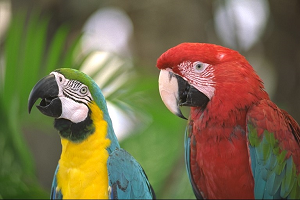
#> input picture transformaciones/lorito.png, 300 x 200 px
$ python espejo.py
#> lines starting #> are read from the running program, lines starting #| are printed output that depends on the picture
#> further down, original_image is the input picture: shape (200, 300, 3); mean B, G, R 75.4, 109.1, 121.2
import numpy as np
import matplotlib.pyplot as plt
import matplotlib.image as mpimg
import cv2
import tkinter as tk
from tkinter import filedialog

class ImageManipulator:
    def espejo_horizontal(self, original_image):
        imagen_espejo = np.zeros_like(original_image)
        height, width, _ = original_image.shape
#> height = 200; width = 300
        for i in range(height):
            imagen_espejo[i, :] = original_image[height - 1 - i, :]
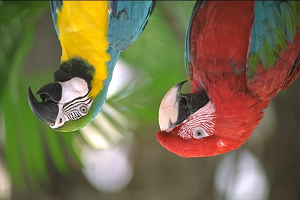
#> imagen_espejo: shape (200, 300, 3); mean B, G, R 75.4, 109.1, 121.2
        return imagen_espejo

    def espejo_vertical(self, original_image):
        imagen_espejo = np.zeros_like(original_image)
        height, width, _ = original_image.shape
#> height = 200; width = 300
        for i in range(width):
            imagen_espejo[:, i] = original_image[:, width - 1 - i]
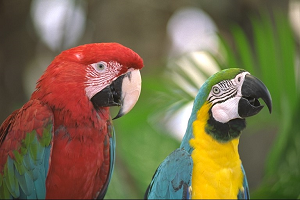
#> imagen_espejo: shape (200, 300, 3); mean B, G, R 75.4, 109.1, 121.2
        return imagen_espejo

    def espejo_diagonal(self, original_image):
        imagen_espejo = np.zeros_like(original_image)
        height, width, _ = original_image.shape
#> height = 200; width = 300
        for i in range(height):
            for j in range(width):
                imagen_espejo[i, j] = original_image[height - 1 - i, width - 1 - j]
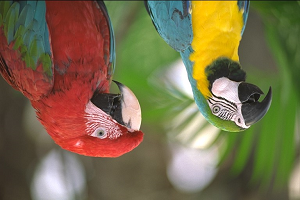
#> imagen_espejo: shape (200, 300, 3); mean B, G, R 75.4, 109.1, 121.2
        return imagen_espejo

    def mostrar_imagenes(self, original, horizontal, vertical, diagonal):
        plt.figure(figsize=(10, 10))

        # Mostrar la imagen original
        plt.subplot(2, 2, 1)
        plt.imshow(original)
        plt.title('Imagen Original')
        plt.axis('off')
        # Mostrar el espejo vertical
        plt.subplot(2, 2, 2)
        plt.imshow(vertical)
        plt.title('Espejo 1')
        plt.axis('off')

        # Mostrar el espejo horizontlS
        plt.subplot(2, 2, 3)
        plt.imshow(horizontal)
        plt.title('Espejo 2')
        plt.axis('off')

        # Mostrar el espejo diagonal
        plt.subplot(2, 2, 4)
        plt.imshow(diagonal)
        plt.title('Espejo 3')
        plt.axis('off')

        plt.show()
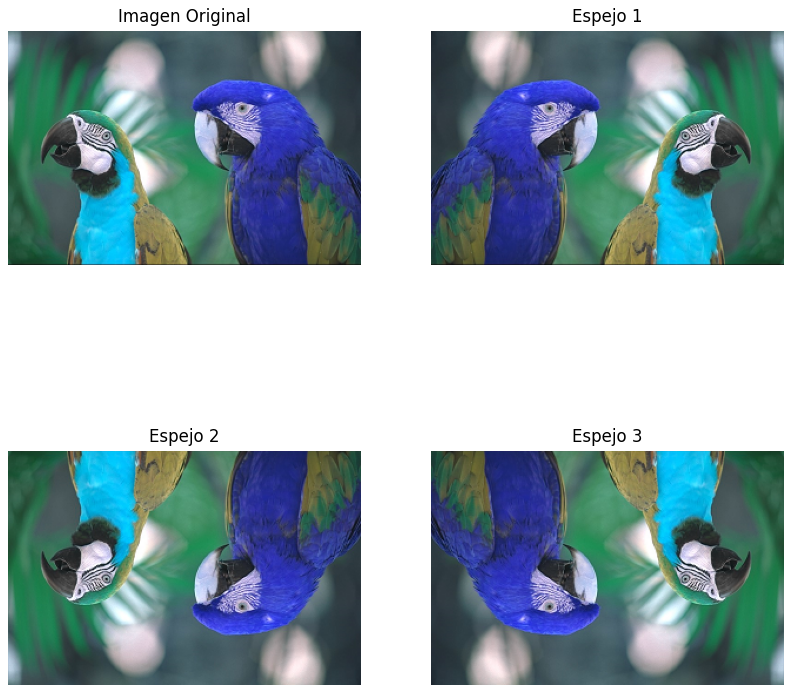
#> figure drawn by matplotlib, 4 panels; B, G, R data is drawn as R, G, B


    def save_images(self, vertical):
        key = cv2.waitKey(0)
        if key == ord('s'):
            root = tk.Tk()
            root.withdraw()

            ruta_guardado = filedialog.asksaveasfilename(defaultextension=".jpg", filetypes=[("JPEG files", "*.jpg"), ("All files", "*.*")])

            if ruta_guardado:
                cv2.imwrite(ruta_guardado + '_espejo_vertical.jpg', vertical)

if __name__ == "__main__":

    image_manipulator = ImageManipulator()

    original_image = cv2.imread('lorito.png')

    imagen_espejo_horizontal = image_manipulator.espejo_horizontal(original_image)
    imagen_espejo_vertical = image_manipulator.espejo_vertical(original_image)
    imagen_espejo_diagonal = image_manipulator.espejo_diagonal(original_image)

    image_manipulator.mostrar_imagenes(original_image, imagen_espejo_horizontal, imagen_espejo_vertical, imagen_espejo_diagonal)

#> (the run stopped early here; a loop or call above may not have finished)
